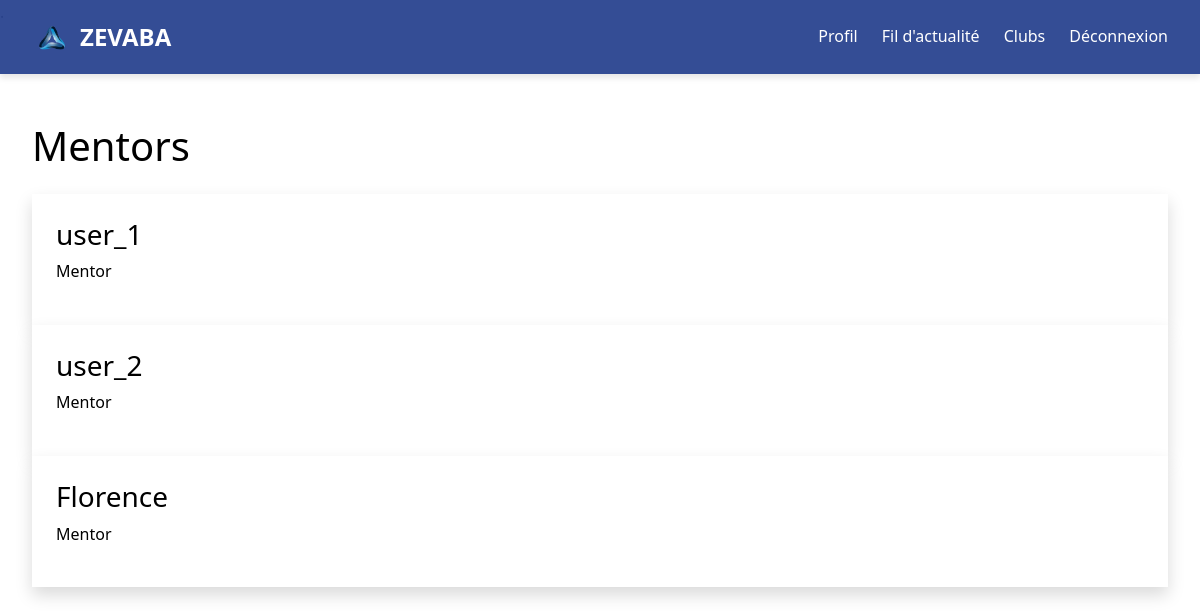
The page /mentorship/ (signed in) on the database as committed earlier.
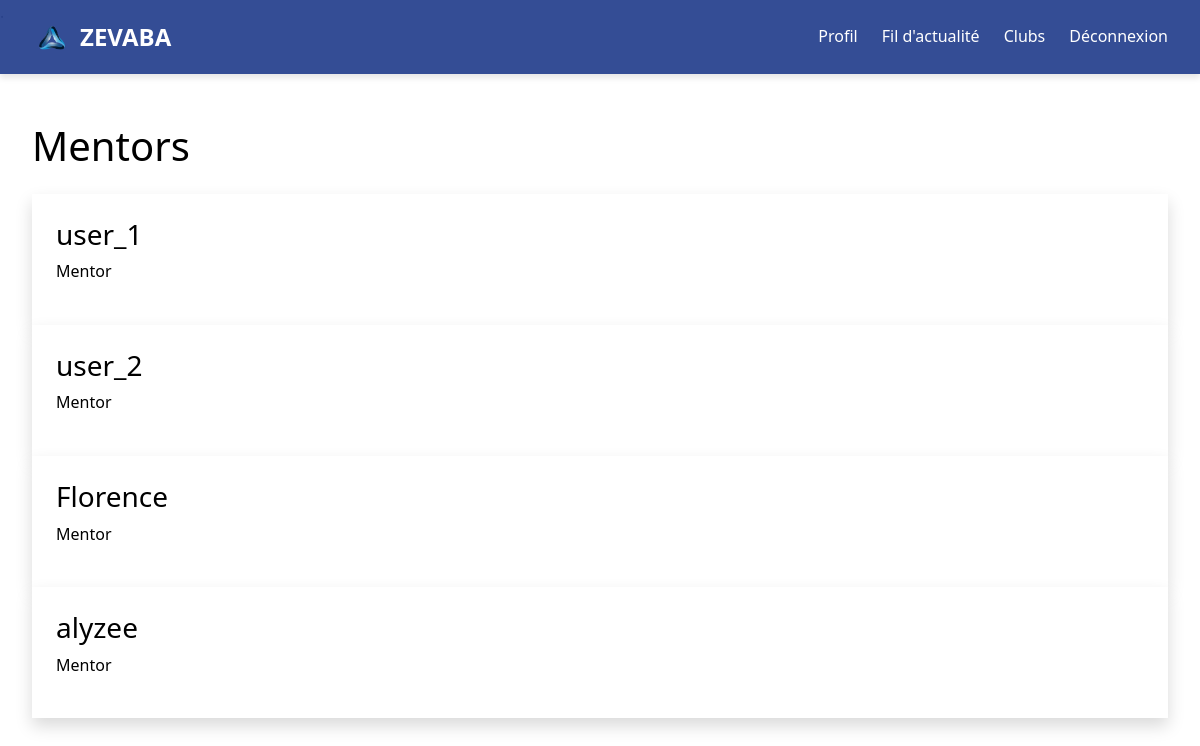
The same page on the database as committed later.
### core/models.py (models this page shows, shortened)
class User(AbstractUser):
    bio = models.TextField(max_length=500, blank=True)
    profile_picture = models.ImageField(upload_to='profile_pics/', blank=True, null=True)
    is_mentor = models.BooleanField(default=False)
    clubs = models.ManyToManyField('Club', related_name='club_members', blank=True)
    followers = models.ManyToManyField('self', symmetrical=False, related_name='following', blank=True)
    relationship_status = models.CharField(
        max_length=20,
        choices=[
            ('SINGLE', 'Célibataire'),
            ('RELATIONSHIP', 'En couple'),
            ('MARRIED', 'Marié(e)'),
            ('COMPLICATED', "C'est compliqué")
        ],
        default='SINGLE',
        blank=True
    )
    partner = models.ForeignKey(
        'self',
        on_delete=models.SET_NULL,
        null=True,
        blank=True,
        related_name='partner_of'
    )
    schools = models.JSONField(default=list, blank=True)  # Pour stocker plusieurs écoles
    hobbies = models.JSONField(default=list, blank=True)  # Pour stocker plusieurs hobbies

### core/views.py (the view)
# urls.py: path('mentorship/', views.mentorship, name='mentorship'),
@login_required
def mentorship(request):
    mentors = User.objects.filter(is_mentor=True)
    return render(request, 'mentorship.html', {'mentors': mentors})

### core/templates/mentorship.html (shortened to what this page needs)
{% extends 'base.html' %}
{% block content %}
    <h1 class="text-2xl font-bold mb-4">Mentors</h1>
    <div class="space-y-4">
        {% for mentor in mentors %}
            <div class="bg-white p-4 rounded-lg shadow">
                <h3 class="text-xl font-bold">{{ mentor.username }}</h3>
                <p>Mentor</p>
            </div>
        {% endfor %}
    </div>
{% endblock %}

Rows that differ between the two databases and show on the page:
added User: username "alyzee"
